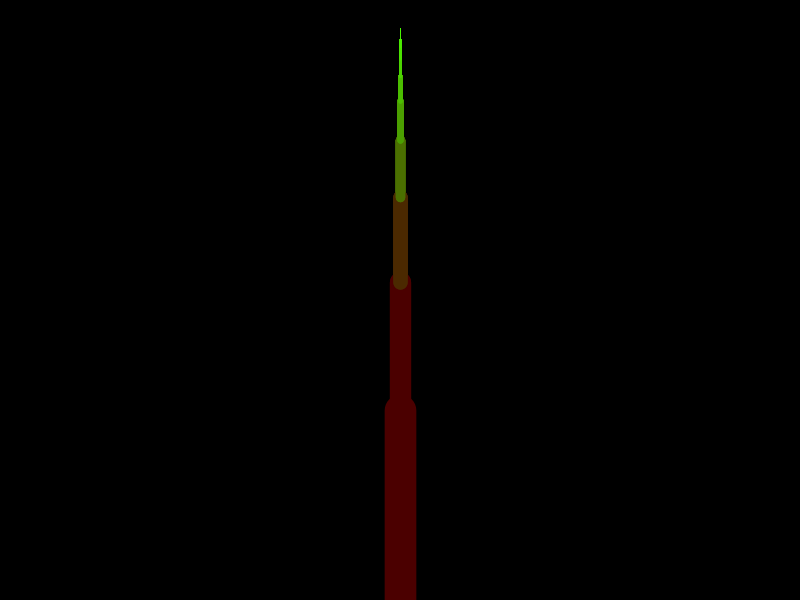
Frame 1 (no input)
Frame 60 (the mouse pressed at the canvas centre just before this capture): identical to frame 1, image omitted
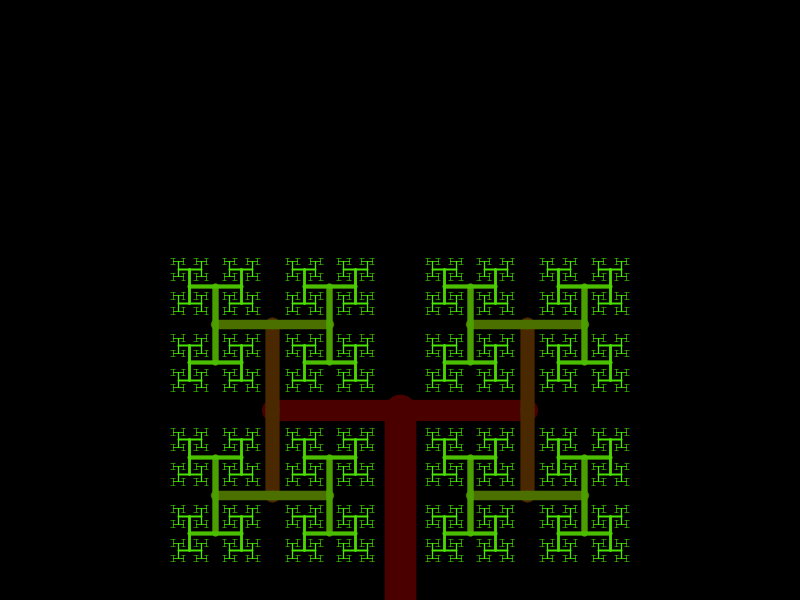
Frame 120 (the mouse held since frame 60 and released just before this capture)

The Processing sketch that drew these frames (run headless with seeded random() and noise(); from frame 60 on, the mouse is pressed at the canvas centre):

// Processing sketch: Tree
// ── Tree.pde
float angle;

void setup() { size(800, 600); }

void draw() {
  background(0);
  translate(width/2, height);
  angle = (mouseX/(float)width) * PI;
  branch(190);
}
void branch(float len) {
  strokeWeight(len/6);
  stroke(75, map(len,50,0,130,255), 0);
  line(0,0,0,-len);
  translate(0,-len);
  len *= 0.67;
  if (len > 2) {
    pushMatrix();  rotate(angle);  branch(len);  popMatrix();
    pushMatrix();  rotate(-angle); branch(len);  popMatrix();
  }
}
